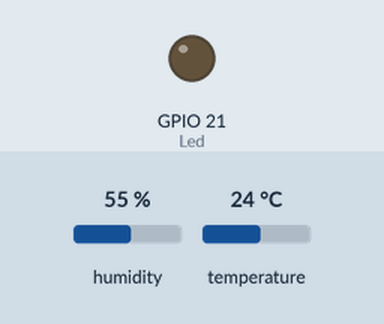
This sketch was run on a simulated ESP32. Shown: output pins drawn as LEDs (lit = HIGH). The test bench sets the inputs (shaded band); at power-on: humidity 55 %, temperature 24 °C. WiFi joins after 1.5 s; servers stay silent unless stated.

Above: at 3.0 s.
3.1 s: humidity set to 41 %
5.0 s: humidity set to 38 %
At 7.0 s:
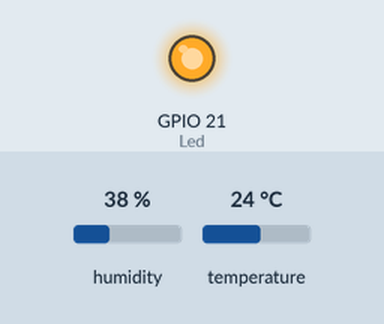
7.3 s: humidity set to 40 %
At 8.7 s:
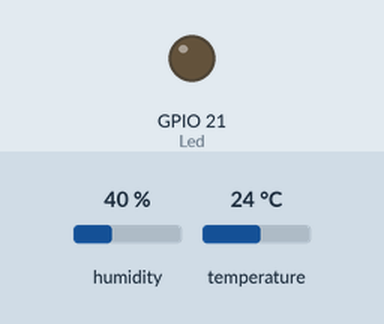
9.3 s: humidity set to 22 %
At 10.2 s:
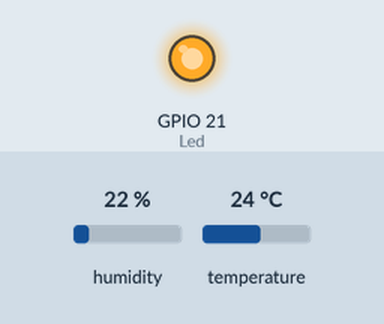
Timing chart, 0 to 12.3 s (numbered marks = the images above; inputs shaded):
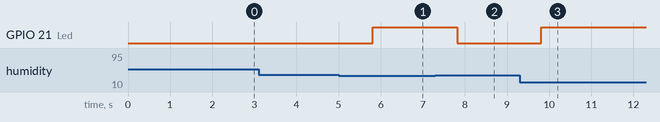

The sketch:

Irrigation_Assignment_Siba.ino
```cpp
//#####               Submitted by: Sibasis Nayak                 ######//

/////////////// TWO VIRTUAL PINS USED V1 AND V2 //////////////////////
/////////////// V1 for the timer self irrigation//////////////////////
/////////////// V2 for the manual input via blynk app ////////////////

#define BLYNK_PRINT Serial


#include <WiFi.h>
#include <WiFiClient.h>
#include <BlynkSimpleEsp32.h>
#include <DHTesp.h>

/** Initialize DHT sensor */
DHTesp dht;
/** Task handle for the light value read task */
TaskHandle_t tempTaskHandle = NULL;
/** Pin number for DHT11 data pin */
int dhtPin = 17;


char auth[] = "YourAuthToken";


char ssid[] = "YourNetworkName";
char pass[] = "YourPassword";


BlynkTimer timer;
TempAndHumidity Data;

int Led = 21;
int LEDVALUE = 0;

void irrigate()
{
  Data = dht.getTempAndHumidity();
  Blynk.virtualWrite(V1,Data.humidity);     // writing the humidity into the blynk app

  if(Data.humidity < 40 ){
    digitalWrite(Led,HIGH);  // if humidity is less then 40 then it will self irrigate
  }
  else{
    if(LEDVALUE != 1){
      digitalWrite(Led,LOW);    //check if the person has not manually configured it to be on
    }
  }
}

void setup()
{
  // Debug console
  Serial.begin(9600);
  pinMode(Led,OUTPUT);
  dht.setup(dhtPin, DHTesp::DHT11);
  Blynk.begin(auth, ssid, pass);
  timer.setInterval(1000l,irrigate);     // setting up the timer so that the humidity data is received every second

}

void loop()
{
  Blynk.run();
  timer.run();
}

BLYNK_WRITE(V2)
{
  LEDVALUE = param.asInt();
  digitalWrite(Led,LEDVALUE);     // what the preson gives that is stored globally in LEDVALUE
}
```

Measured:
- the behaviour switches between 40 and 39 % on humidity (found by bisection; images 0 and 1)
- after the input at 3.1 s, every drawn part: stays the same
- after the input at 5.0 s, GPIO 21 (Led): LOW → HIGH after 0.81 s
- after the input at 7.3 s, GPIO 21 (Led): HIGH → LOW after 0.51 s
- after the input at 9.3 s, GPIO 21 (Led): LOW → HIGH after 0.51 s
